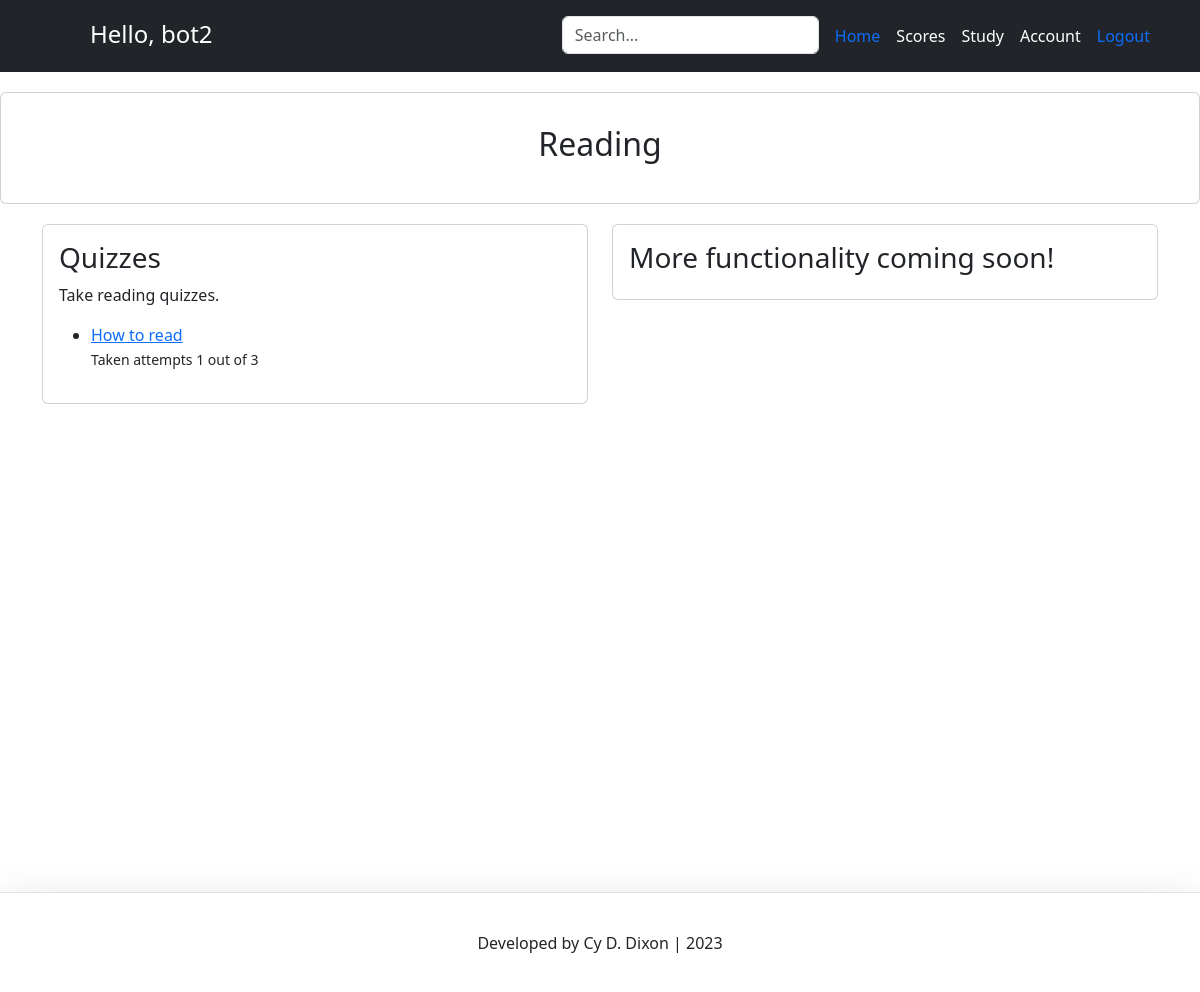
Before: /quiz/reading/ (signed in) with the older database file.
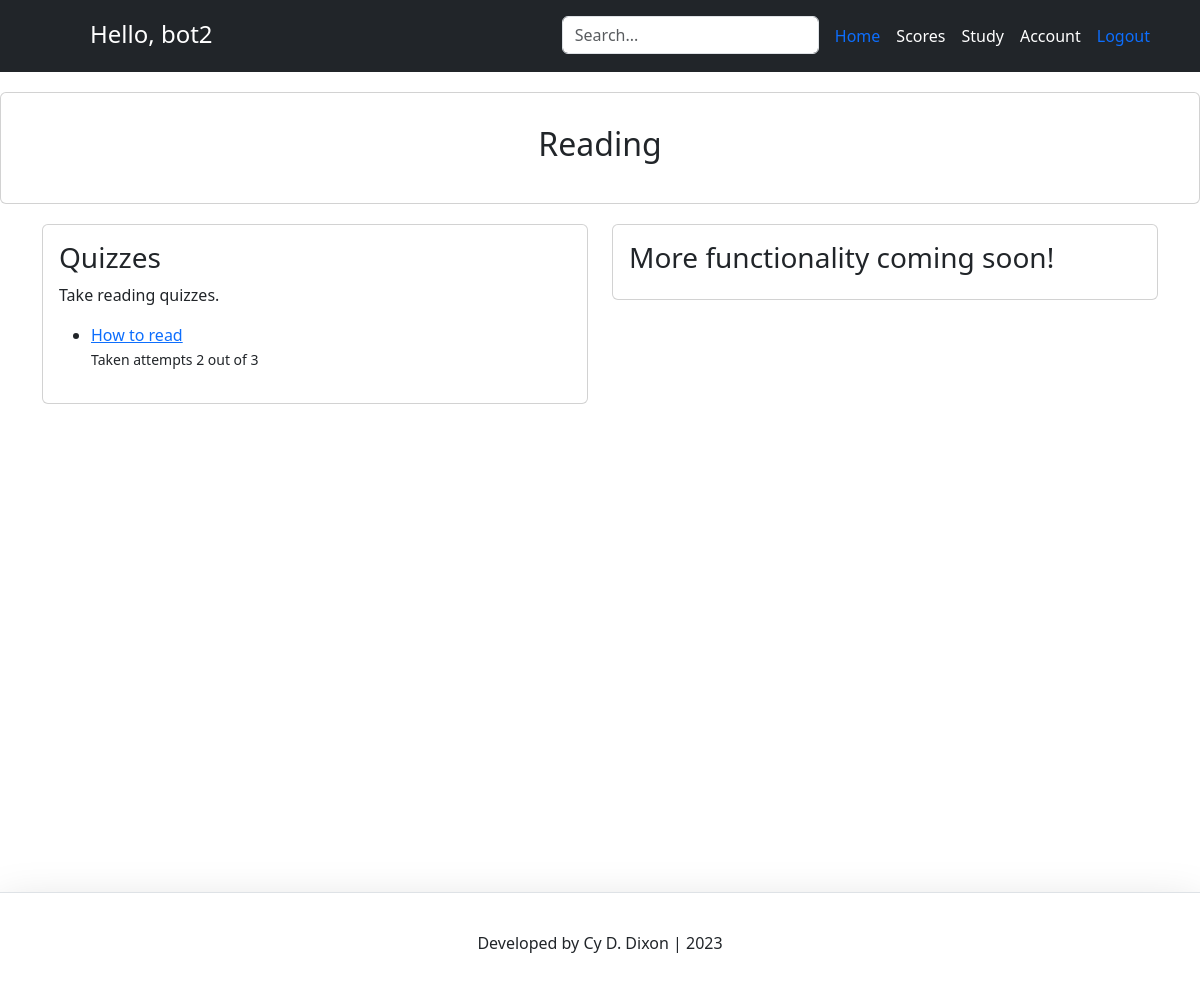
After: the same page with the newer database file.
### quiz/models.py (models this page shows, shortened)
class QuizTaker(models.Model):
    user = models.ForeignKey(Account, on_delete=models.CASCADE)
    quiz = models.ForeignKey(Quiz, on_delete=models.CASCADE)
    date_taken = models.DateTimeField(auto_now_add=True)
    quiz_score = models.IntegerField(default=0)
    percentage = models.DecimalField(max_digits=3, decimal_places=2, default=0.0)
    attempts = models.IntegerField(default=0)

### quiz/views.py (the view)
# urls.py: path('reading/', views.reading_view, name='reading_page'),
def reading_view(request):
    context = {}
    quizzes = Quiz.objects.all()
    user = request.user
    quiz_takers = QuizTaker.objects.all()
    context['quiz_takers'] = quiz_takers
    context['user'] = user
    context['quizzes'] = quizzes
    return render(request, 'reading_page.html', context)

### quiz/templates/reading_page.html (shortened to what this page needs)
{% extends 'base.html' %}
{% load static %}
{% block content %}
<div class="card text-center p-3">
  <div class="card-body">
    <h2 class="card-title">Reading</h2>
  </div>
</div>
<div class="container">
  <div class="row">
    <div class="col-sm-6 mb-3 mb-sm-0">
      <div class="card">
        <div class="card-body">
          <h3 class="card-title">Quizzes</h3>
          <p class="card-text">Take reading quizzes.</p>
          <ul>
            {% for quiz in quizzes %}
              {% if quiz.type == 'Reading' %}
              <li><a href="{% url 'start_quiz' quiz.id %}">{{ quiz.name }}</a></li>
			  {% for taker in quiz_takers %}
				{% if taker.user == user and taker.quiz == quiz %}
					<small> Taken attempts {{ taker.attempts }}  out of 3 </small>
				{% endif %}
			  {% endfor %}
              {% endif %}
            {% endfor %}
          </ul>
        </div>
      </div>
    </div>
    <div class="col-sm-6 mb-3 mb-sm-0">
		<div class="card">
		  <div class="card-body">
			{% if user.is_admin %}
			<h3> Admin Tools </h3>
			<h5 class="card-title"><a href="{% url 'create_quiz' %}">Create Quiz</a> </h5>
			{% else %}
			<h3> More functionality coming soon!</h3>
			{% endif %}
		  </div>
		</div>
	</div>
  </div>
</div>
{% endblock content %}

Changed rows visible on the page:
changed QuizTaker: attempts "1" → "2"
